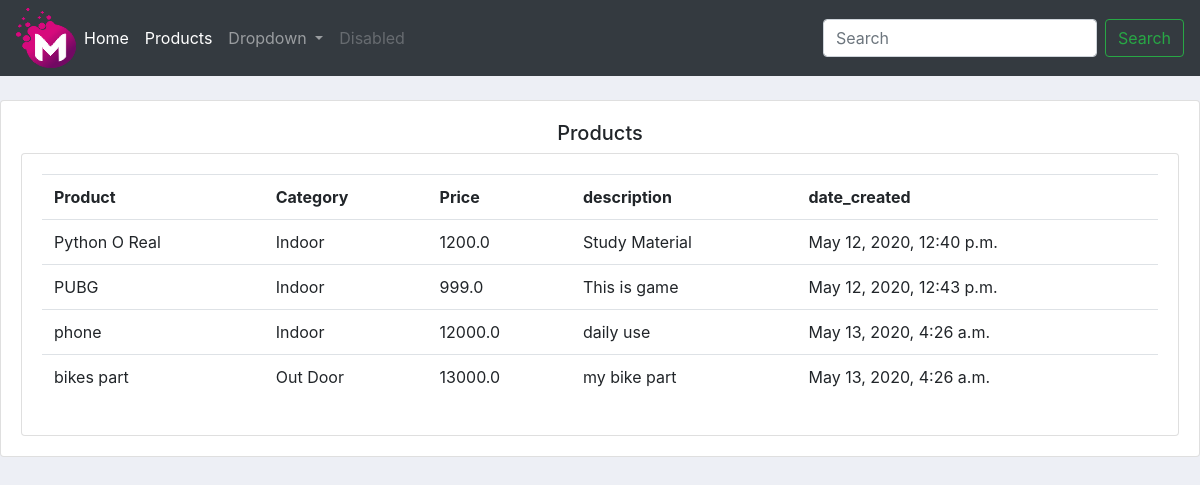
Screenshot of /products/ with the database file from the repository.
### accounts/models.py (models this page shows, shortened)
class Product(models.Model):
    CATEGORY = (
        ("Indoor","Indoor"),
        ('Out Door','Out Door'),
    )
    name = models.CharField(max_length=200, null=True)
    price = models.FloatField(null=True)
    category = models.CharField(max_length=200, null=True, choices=CATEGORY)
    description = models.CharField(max_length=200, null=True, blank=True)
    date_created = models.DateTimeField(auto_now_add=True, null=True)
    tag = models.ManyToManyField(Tag)

### accounts/views.py (the view)
# urls.py: path('products/',views.products,name='products'),
def products(request):
    products_data = Product.objects.all()
    return render(request, 'products.html',{'products_show':products_data})

### accounts/templates/products.html
{% extends 'navbar.html' %}
{% block content %}
<br>
<div class="row">
    <div class="col-md">
        <div class="card card-body" >
            <h5 align='center'> Products </h5>
            <div class="card card-body">
                <table class="table">
                    <tr>
                        <th> Product </th>
                        <th> Category </th>
                        <th> Price </th>
                        <th> description </th>
                        <th> date_created </th>
                    </tr>
                    {% for i in products_show %}
                    <tr>
                        <td>{{ i.name }}</td>
                        <td>{{ i.category }}</td>
                        <td>{{ i.price }}</td>
                        <td>{{ i.description }}</td>
                        <td>{{ i.date_created }}</td>
                    </tr>
                    {% endfor %}
                </table>
            </div>
        </div>
    </div>
</div>
{% endblock %}

### accounts/static/css/main.css (style rules this page uses)
body { background-color: #edeff5; }

### rows the page displays
Product: name "Python O Real", category "Indoor", price "1200.0", description "Study Material", date_created "May 12, 2020, 12:40 p.m."
Product: name "PUBG", category "Indoor", price "999.0", description "This is game", date_created "May 12, 2020, 12:43 p.m."
Product: name "phone", category "Indoor", price "12000.0", description "daily use", date_created "May 13, 2020, 4:26 a.m."
Product: name "bikes part", category "Out Door", price "13000.0", description "my bike part", date_created "May 13, 2020, 4:26 a.m."
